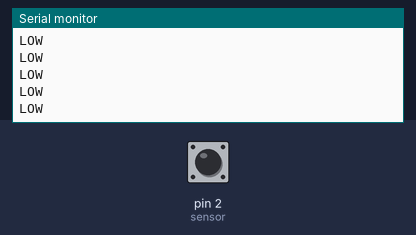
A sketch run on a simulated Arduino Uno, built with avr-gcc and run on an emulated ATmega328P. Parts: the last lines printed to the serial monitor. The test bench sets the inputs (shaded band); at power-on: pin 2 (sensor) LOW.

Above: at 1.2 s.
1.3 s: pin 2 (sensor) driven HIGH
At 2.0 s:
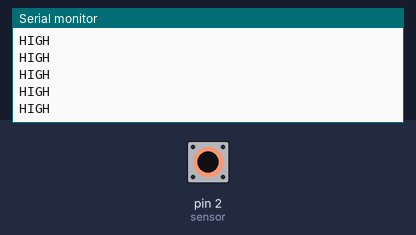
3.2 s: pin 2 (sensor) driven LOW
At 4.2 s:
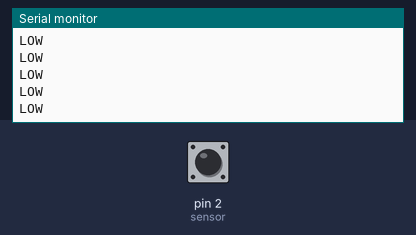
6.2 s: pin 2 (sensor) driven HIGH
At 7.1 s:
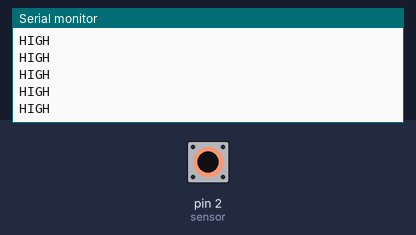

Measured:
- after the input at 1.3 s, the serial monitor: prints a new line after 0.07 s (image 1)

The sketch:

02_Slot_sensor.ino
```cpp
int sensor = 2;
int LED = 13;
void setup(){
Serial.begin(9600);
pinMode(sensor,INPUT);
}
void loop() {
int statusSensor = digitalRead(sensor);
if (statusSensor == 1)
{
Serial.println("HIGH");
digitalWrite(LED, HIGH);
}
else
{
digitalWrite(LED, LOW);
Serial.println("LOW");
}
}
```
